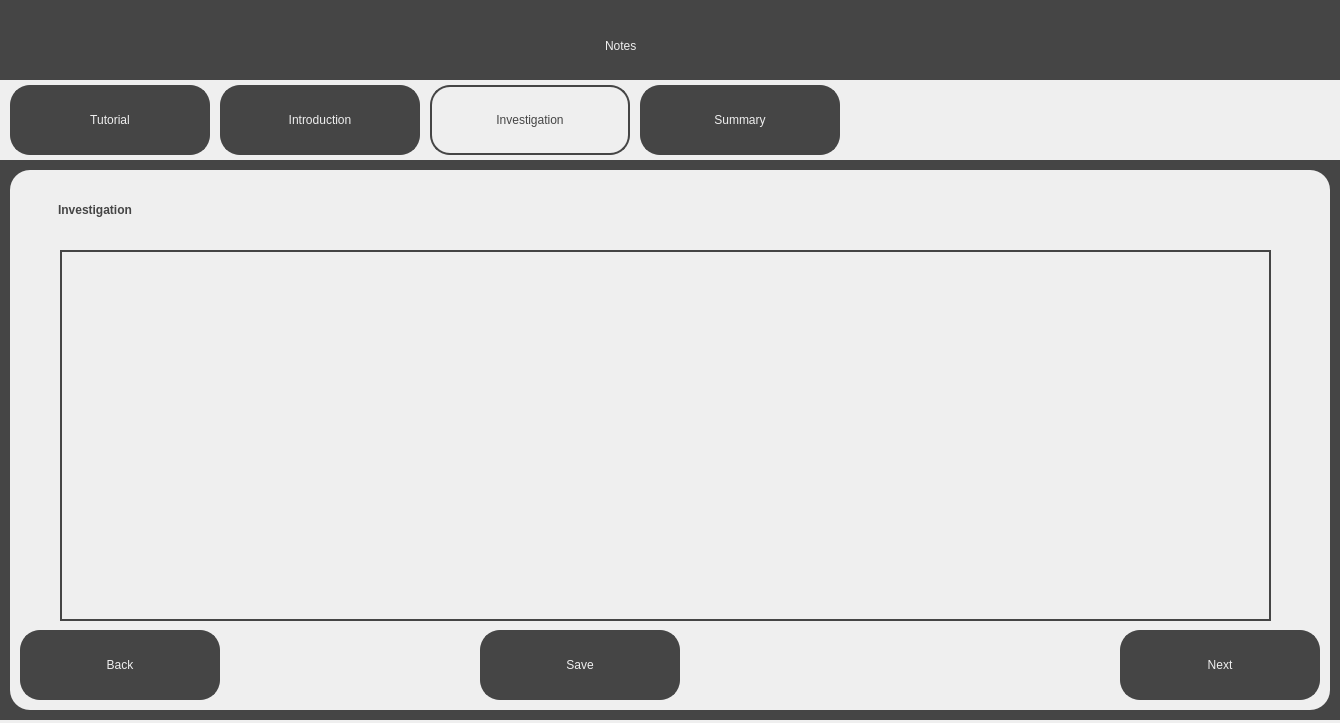
<?xml version="1.0" encoding="UTF-8"?>
<ui version="4.0">
 <class>InvestigationNotesScreen</class>
 <widget class="QDialog" name="InvestigationNotesScreen">
  <property name="geometry">
   <rect>
    <x>0</x>
    <y>0</y>
    <width>1340</width>
    <height>723</height>
   </rect>
  </property>
  <property name="windowTitle">
   <string>Visualising the Riemann Hypothesis - Notes</string>
  </property>
  <property name="sizeGripEnabled">
   <bool>false</bool>
  </property>
  <widget class="QWidget" name="widget" native="true">
   <property name="geometry">
    <rect>
     <x>0</x>
     <y>0</y>
     <width>1340</width>
     <height>720</height>
    </rect>
   </property>
   <property name="styleSheet">
    <string notr="true">background-color: rgb(69, 69, 69);</string>
   </property>
   <widget class="QLabel" name="Title">
    <property name="geometry">
     <rect>
      <x>605</x>
      <y>20</y>
      <width>131</width>
      <height>51</height>
     </rect>
    </property>
    <property name="styleSheet">
     <string notr="true">font: 36pt &quot;Sans Serif&quot;; color:rgb(239, 239, 239)</string>
    </property>
    <property name="text">
     <string>Notes</string>
    </property>
   </widget>
   <widget class="QWidget" name="TabBar" native="true">
    <property name="geometry">
     <rect>
      <x>0</x>
      <y>80</y>
      <width>1340</width>
      <height>80</height>
     </rect>
    </property>
    <property name="styleSheet">
     <string notr="true">background-color: rgb(239, 239, 239);</string>
    </property>
    <widget class="QPushButton" name="TutorialTab">
     <property name="geometry">
      <rect>
       <x>10</x>
       <y>5</y>
       <width>200</width>
       <height>70</height>
      </rect>
     </property>
     <property name="cursor">
      <cursorShape>PointingHandCursor</cursorShape>
     </property>
     <property name="styleSheet">
      <string notr="true">border: 2px solid;
border-radius: 20px;
border-color:rgb(69, 69, 69);
background-color: rgb(69, 69, 69);
font: 18pt &quot;Sans Serif&quot;; color:rgb(239, 239, 239);
</string>
     </property>
     <property name="text">
      <string>Tutorial</string>
     </property>
    </widget>
    <widget class="QPushButton" name="SummaryTab">
     <property name="geometry">
      <rect>
       <x>640</x>
       <y>5</y>
       <width>200</width>
       <height>70</height>
      </rect>
     </property>
     <property name="cursor">
      <cursorShape>PointingHandCursor</cursorShape>
     </property>
     <property name="styleSheet">
      <string notr="true">border: 2px solid;
border-radius: 20px;
border-color:rgb(69, 69, 69);
background-color: rgb(69, 69, 69);
font: 18pt &quot;Sans Serif&quot;; color:rgb(239, 239, 239);
</string>
     </property>
     <property name="text">
      <string>Summary</string>
     </property>
    </widget>
    <widget class="QPushButton" name="IntroductionTab">
     <property name="geometry">
      <rect>
       <x>220</x>
       <y>5</y>
       <width>200</width>
       <height>70</height>
      </rect>
     </property>
     <property name="cursor">
      <cursorShape>PointingHandCursor</cursorShape>
     </property>
     <property name="styleSheet">
      <string notr="true">border: 2px solid;
border-radius: 20px;
border-color:rgb(69, 69, 69);
background-color: rgb(69, 69, 69);
font: 18pt &quot;Sans Serif&quot;; color:rgb(239, 239, 239);
</string>
     </property>
     <property name="text">
      <string>Introduction</string>
     </property>
    </widget>
    <widget class="QPushButton" name="InvestigationTab">
     <property name="geometry">
      <rect>
       <x>430</x>
       <y>5</y>
       <width>200</width>
       <height>70</height>
      </rect>
     </property>
     <property name="cursor">
      <cursorShape>PointingHandCursor</cursorShape>
     </property>
     <property name="styleSheet">
      <string notr="true">border: 2px solid;
border-radius: 20px;
border-color:rgb(69, 69, 69);
background-color: rgb(239, 239, 239);
font: 18pt &quot;Sans Serif&quot;; color:rgb(69, 69, 69);
</string>
     </property>
     <property name="text">
      <string>Investigation</string>
     </property>
    </widget>
   </widget>
   <widget class="QWidget" name="MainWidget" native="true">
    <property name="geometry">
     <rect>
      <x>10</x>
      <y>170</y>
      <width>1320</width>
      <height>540</height>
     </rect>
    </property>
    <property name="styleSheet">
     <string notr="true">background-color: rgb(239, 239, 239);
border-radius: 20px;</string>
    </property>
    <widget class="QPushButton" name="BackButton">
     <property name="geometry">
      <rect>
       <x>10</x>
       <y>460</y>
       <width>200</width>
       <height>70</height>
      </rect>
     </property>
     <property name="cursor">
      <cursorShape>PointingHandCursor</cursorShape>
     </property>
     <property name="styleSheet">
      <string notr="true">border: 2px solid;
border-radius: 20px;
border-color:rgb(69, 69, 69);
background-color: rgb(69, 69, 69);
font: 18pt &quot;Sans Serif&quot;; color:rgb(239, 239, 239);
</string>
     </property>
     <property name="text">
      <string>Back</string>
     </property>
    </widget>
    <widget class="QPushButton" name="NextButton">
     <property name="geometry">
      <rect>
       <x>1110</x>
       <y>460</y>
       <width>200</width>
       <height>70</height>
      </rect>
     </property>
     <property name="cursor">
      <cursorShape>PointingHandCursor</cursorShape>
     </property>
     <property name="styleSheet">
      <string notr="true">border: 2px solid;
border-radius: 20px;
border-color:rgb(69, 69, 69);
background-color: rgb(69, 69, 69);
font: 18pt &quot;Sans Serif&quot;; color:rgb(239, 239, 239);
</string>
     </property>
     <property name="text">
      <string>Next</string>
     </property>
    </widget>
    <widget class="QLabel" name="SubTitleText">
     <property name="geometry">
      <rect>
       <x>40</x>
       <y>20</y>
       <width>241</width>
       <height>41</height>
      </rect>
     </property>
     <property name="styleSheet">
      <string notr="true">font: 25pt &quot;Sans Serif&quot;; color:rgb(69, 69, 69);
background-color: rgb(239, 239, 239); padding: 5px;</string>
     </property>
     <property name="text">
      <string>&lt;html&gt;&lt;head/&gt;&lt;body&gt;&lt;p&gt;&lt;span style=&quot; font-weight:600;&quot;&gt;Investigation&lt;/span&gt;&lt;/p&gt;&lt;/body&gt;&lt;/html&gt;</string>
     </property>
    </widget>
    <widget class="QTextEdit" name="NotesText">
     <property name="geometry">
      <rect>
       <x>50</x>
       <y>80</y>
       <width>1211</width>
       <height>371</height>
      </rect>
     </property>
     <property name="cursor" stdset="0">
      <cursorShape>IBeamCursor</cursorShape>
     </property>
     <property name="styleSheet">
      <string notr="true">background-color: rgb(239, 239, 239);
color: rgb(69, 69, 69);
font: 18pt &quot;Sans Serif&quot;;
border: 2px solid;
border-color:rgb(69, 69, 69);
border-radius: 0px;</string>
     </property>
     <property name="readOnly">
      <bool>false</bool>
     </property>
     <property name="html">
      <string>&lt;!DOCTYPE HTML PUBLIC &quot;-//W3C//DTD HTML 4.0//EN&quot; &quot;http://www.w3.org/TR/REC-html40/strict.dtd&quot;&gt;
&lt;html&gt;&lt;head&gt;&lt;meta name=&quot;qrichtext&quot; content=&quot;1&quot; /&gt;&lt;style type=&quot;text/css&quot;&gt;
p, li { white-space: pre-wrap; }
&lt;/style&gt;&lt;/head&gt;&lt;body style=&quot; font-family:'Sans Serif'; font-size:18pt; font-weight:400; font-style:normal;&quot;&gt;
&lt;p style=&quot;-qt-paragraph-type:empty; margin-top:0px; margin-bottom:0px; margin-left:0px; margin-right:0px; -qt-block-indent:0; text-indent:0px;&quot;&gt;&lt;br /&gt;&lt;/p&gt;&lt;/body&gt;&lt;/html&gt;</string>
     </property>
    </widget>
    <widget class="QPushButton" name="SaveButton">
     <property name="geometry">
      <rect>
       <x>470</x>
       <y>460</y>
       <width>200</width>
       <height>70</height>
      </rect>
     </property>
     <property name="cursor">
      <cursorShape>PointingHandCursor</cursorShape>
     </property>
     <property name="styleSheet">
      <string notr="true">border: 2px solid;
border-radius: 20px;
border-color:rgb(69, 69, 69);
background-color: rgb(69, 69, 69);
font: 18pt &quot;Sans Serif&quot;; color:rgb(239, 239, 239);
</string>
     </property>
     <property name="text">
      <string>Save</string>
     </property>
    </widget>
    <widget class="QLabel" name="SavedText">
     <property name="geometry">
      <rect>
       <x>690</x>
       <y>465</y>
       <width>191</width>
       <height>61</height>
      </rect>
     </property>
     <property name="styleSheet">
      <string notr="true">font: 25pt &quot;Sans Serif&quot;; color:rgb(69, 69, 69);
background-color: rgb(239, 239, 239); padding: 5px;
border-radius: 0px</string>
     </property>
     <property name="text">
      <string>&lt;html&gt;&lt;head/&gt;&lt;body&gt;&lt;p&gt;&lt;br/&gt;&lt;/p&gt;&lt;/body&gt;&lt;/html&gt;</string>
     </property>
    </widget>
   </widget>
  </widget>
 </widget>
 <resources/>
 <connections/>
</ui>
